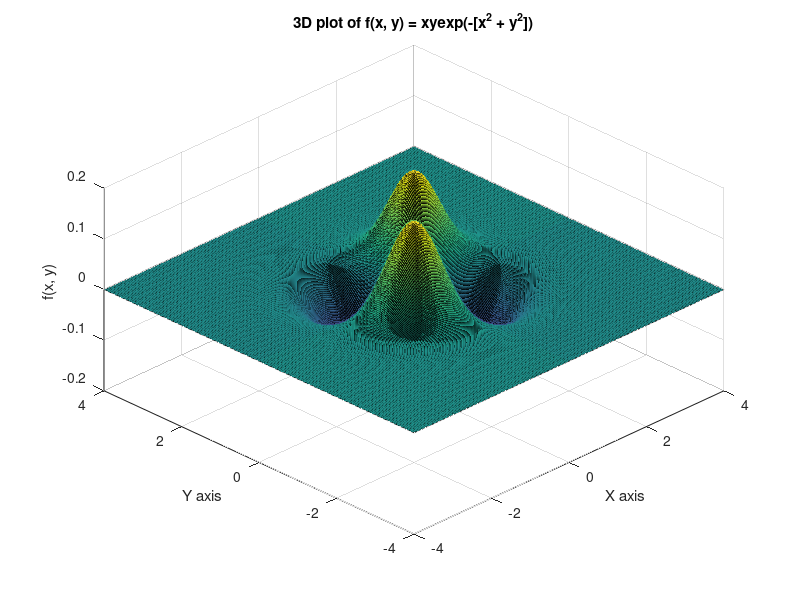

Write MATLAB code to recreate this figure.
% Define the range for x and y
x = linspace(-4, 4, 400);
y = linspace(-4, 4, 400);

% Create a meshgrid for x and y
[X, Y] = meshgrid(x, y);

% Define the function f(x, y)
F = X .* Y .* exp(- (X.^2 + Y.^2));

% Create the 3D plot
figure;
surf(X, Y, F) 

% Enhancements for visualizationq1
title('3D plot of f(x, y) = xyexp(-[x^2 + y^2])')
xlabel('X axis')
ylabel('Y axis')
zlabel('f(x, y)')

% Rotate the view to get a better angle
view(-45, 45)